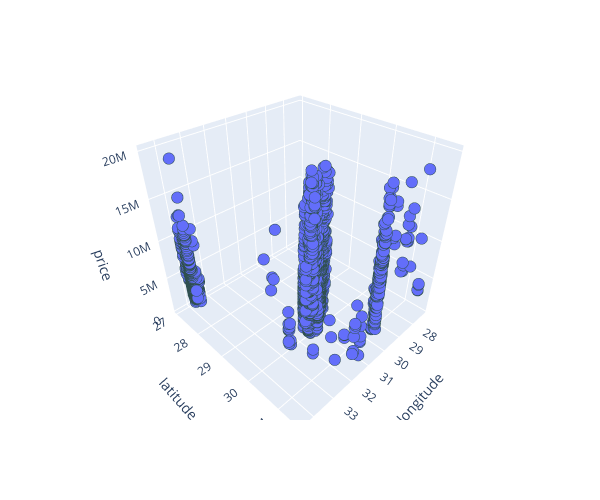

Notebook source saved alongside this figure:
### Code cell
# 3D scatter plot
fig = px.scatter_3d(
    data,
    x= "Lon",
    y= "Lat",
    z= "Price",
    labels={"Lon": "longitude", "Lat": "latitude", "Price": "price"},
    width=600,
    height=500,
)

# Refine formatting
fig.update_traces(
    marker={"size": 4, "line": {"width": 2, "color": "DarkSlateGrey"}},
    selector={"mode": "markers"},
)

fig.show();

### Figure 1 — Plotly figure (JSON) as saved in the notebook; plotly's stock layout.template omitted (floating-point values rounded to 4 significant figures; data arrays with more than 128 entries replaced by an {"elided": "..."} marker saying what was removed)
{"data": [{"hovertemplate": "longitude=%{x}<br>latitude=%{y}<br>price=%{z}<extra></extra>", "legendgroup": "", "marker": {"color": "#636efa", "line": {"color": "DarkSlateGrey", "width": 2}, "size": 4, "symbol": "circle"}, "mode": "markers", "name": "", "scene": "scene", "showlegend": false, "type": "scatter3d", "x": {"elided": "7512 float values"}, "y": {"elided": "7512 float values"}, "z": {"elided": "7512 int values"}}], "layout": {"height": 500, "legend": {"tracegroupgap": 0}, "margin": {"t": 60}, "scene": {"domain": {"x": [0, 1], "y": [0, 1]}, "xaxis": {"title": {"text": "longitude"}}, "yaxis": {"title": {"text": "latitude"}}, "zaxis": {"title": {"text": "price"}}}, "width": 600}}
